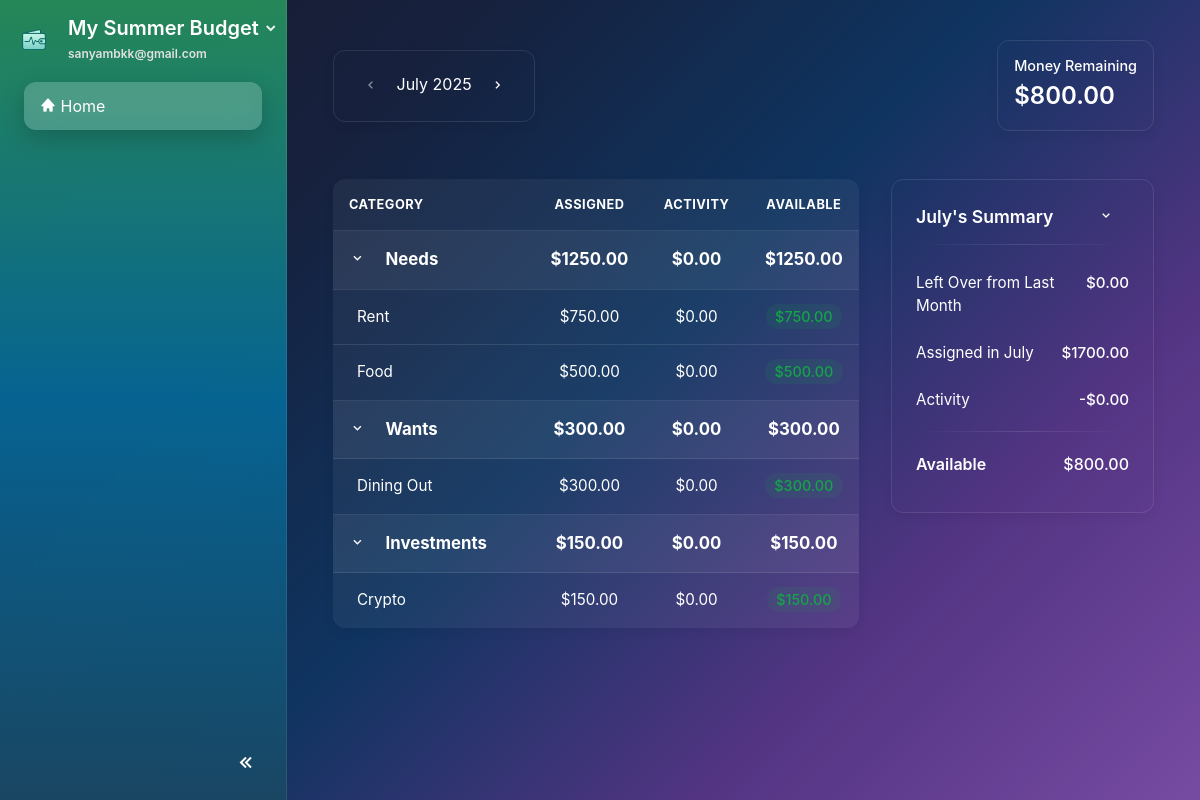
Screenshot of / (signed in) with the database file from the repository.
### website/models.py (models this page shows, shortened)
class Plan(db.Model):
    id             = db.Column(db.Integer, primary_key=True)
    name           = db.Column(db.String(100), nullable=False)
    monthly_income = db.Column(db.Float)
    budget_pref    = db.Column(JSON)  # e.g., {"needs": 50, "wants": 30, "savings": 20}
    user_id        = db.Column(db.Integer, db.ForeignKey('user.id'), nullable=False)

class User(db.Model, UserMixin):
    id         = db.Column(db.Integer, primary_key=True)
    email      = db.Column(db.String(150), unique=True, nullable=False)
    password   = db.Column(db.String(150))
    first_name = db.Column(db.String(150))
    last_name  = db.Column(db.String(150))
    date_created = db.Column(db.DateTime(timezone=True), default=func.now())
    active_plan_id = db.Column(db.Integer, db.ForeignKey('plan.id'), nullable=True)
    profile_complete = db.Column(db.Boolean, default=False)
    theme = db.Column(db.String(50), nullable=False, default='system')
    notes = db.relationship('Note', backref='user', lazy=True)
    plans = db.relationship('Plan', foreign_keys=[Plan.user_id], backref='user', lazy=True, cascade="all, delete-orphan")
    active_plan = db.relationship('Plan', foreign_keys=[active_plan_id], post_update=True)

class BudgetCategory(db.Model):
    id = db.Column(db.Integer, primary_key=True)
    name = db.Column(db.String(100), nullable=False)
    icon = db.Column(db.String(50), default='bx-category')
    main_category = db.Column(db.String(50), nullable=False)  # 'needs', 'wants', 'bills', 'investments'
    assigned_amount = db.Column(db.Float, default=0.0)
    spent_amount = db.Column(db.Float, default=0.0)
    plan_id = db.Column(db.Integer, db.ForeignKey('plan.id'), nullable=False)
    created_date = db.Column(db.DateTime(timezone=True), default=func.now())
    plan = db.relationship('Plan', backref=db.backref('categories', lazy=True, cascade="all, delete-orphan"))
    transactions = db.relationship('Transaction', backref='category', lazy=True, cascade="all, delete-orphan")
    @property
    def available_amount(self):
        return self.assigned_amount - self.spent_amount

### website/views.py (the view, shortened to what this page needs)
@views.route('/<int:year>/<int:month>')
@views.route('/')
@login_required
def home(year=None, month=None):
    if not current_user.profile_complete or not current_user.active_plan:
        return redirect(url_for('onboard.show_form'))
    plan = current_user.active_plan
    if year is None or month is None:
        today = datetime.datetime.now()
        year, month = today.year, today.month
    try:
        display_date = datetime.datetime(year, month, 1)
    except ValueError:
        today = datetime.datetime.now()
        year, month = today.year, today.month
        display_date = today
    display_month_str = display_date.strftime('%B')
    user_join_date = current_user.date_created
    if user_join_date is None:
        user_join_date = datetime.datetime.now()
        current_user.date_created = user_join_date
        db.session.commit()
    is_first_month = (display_date.year == user_join_date.year and display_date.month == user_join_date.month)
    previous_month_date = display_date - relativedelta(months=1)
    prev_month_int = previous_month_date.month
    prev_month_year = previous_month_date.year
    rollover_amount = 0.0
    categories = BudgetCategory.query.filter_by(plan_id=plan.id).all()
    monthly_budgets_map = {}
    for cat in categories:
        mb = MonthlyBudget.query.filter_by(plan_id=plan.id, category_id=cat.id, month=month, year=year).first()
        if not mb:
            mb = MonthlyBudget(plan_id=plan.id, category_id=cat.id, month=month, year=year, assigned_amount=0, spent_amount=0)
            db.session.add(mb)
        monthly_budgets_map[cat.id] = mb
    db.session.commit()
    organized_categories = {'needs': [], 'wants': [], 'investments': []}
    total_assigned = 0
    total_spent = 0
    for category in categories:
        mb = monthly_budgets_map.get(category.id)
        if mb:
            category.assigned_amount = mb.assigned_amount
            spent = db.session.query(func.sum(Transaction.amount)).filter(
                Transaction.category_id == category.id,
                func.extract('month', Transaction.transaction_date) == month,
                func.extract('year', Transaction.transaction_date) == year
            ).scalar() or 0
            mb.spent_amount = abs(spent)
            category.spent_amount = abs(spent)
        total_assigned += category.assigned_amount
        total_spent += category.spent_amount
        if category.main_category in organized_categories:
            organized_categories[category.main_category].append(category)
    db.session.commit()
    category_totals = {}
    for main_cat, cats in organized_categories.items():
        category_totals[main_cat] = {
            'assigned': sum(c.assigned_amount for c in cats),
            'spent': sum(c.spent_amount for c in cats),
            'available': sum(c.available_amount for c in cats)
        }
    money_to_be_assigned = plan.monthly_income + rollover_amount
    available_amount = money_to_be_assigned - total_assigned
    all_categories = sorted([cat for cat in categories if cat.spent_amount > 0], key=lambda x: x.spent_amount, reverse=True)
    top_spending_categories = all_categories[:5]
    prev_month_date = display_date - relativedelta(months=1)
    next_month_date = display_date + relativedelta(months=1)
    user_start_date = current_user.date_created
    user_start_month = user_start_date.month
    user_start_year = user_start_date.year
    can_go_prev = not (prev_month_date.year < user_start_year or
                   (prev_month_date.year == user_start_year and prev_month_date.month < user_start_month))
    can_go_next = True
    return render_template("home.html",
                         plan=plan,
                         categories=organized_categories,
                         category_totals=category_totals,
                         current_month=display_month_str,
                         current_year=year,
                         prev_month=prev_month_date.month,
                         prev_year=prev_month_date.year,
                         next_month=next_month_date.month,
                         next_year=next_month_date.year,
                         is_first_month=is_first_month,
                         can_go_prev=can_go_prev,
                         can_go_next=can_go_next,
                         total_assigned=total_assigned,
                         total_spent=total_spent,
                         available_amount=available_amount,
                         rollover_amount=rollover_amount,
                         money_to_be_assigned=money_to_be_assigned,
                         top_spending_categories=top_spending_categories)

### website/templates/home.html (shortened to what this page needs)
{% extends "base.html" %}
{% block content %}
<div class="container-fluid mt-4">
    <div class="top-bar">
        <div class="month-selector">
            {% if can_go_prev %}
                <a href="{{ url_for('views.home', year=prev_year, month=prev_month) }}" class="btn btn-nav"><i class='bx bx-chevron-left'></i></a>
            {% else %}
                <span class="btn btn-nav disabled"><i class='bx bx-chevron-left'></i></span>
            {% endif %}
            <span class="current-month">{{ current_month }} {{ current_year }}</span>
            {% if can_go_next %}
                <a href="{{ url_for('views.home', year=next_year, month=next_month) }}" class="btn btn-nav"><i class='bx bx-chevron-right'></i></a>
            {% else %}
                <span class="btn btn-nav disabled"><i class='bx bx-chevron-right'></i></span>
            {% endif %}
        </div>
        <div class="total-assigned-card">
            <h5 class="card-title">Money Remaining</h5>
            <p class="card-text">${{ "%.2f"|format(available_amount) }}</p>
        </div>
    </div>
    <div class="main-content-grid">
        <div class="budget-table-container">
            <table class="budget-table">
                <thead>
                    <tr>
                        <th class="col-category">CATEGORY</th>
                        <th class="col-assigned">ASSIGNED</th>
                        <th class="col-activity">ACTIVITY</th>
                        <th class="col-available">AVAILABLE</th>
                    </tr>
                </thead>
                <tbody>
                    {% for main_category, sub_categories in categories.items() %}
                    <tr class="main-category-row" data-toggle="collapse" data-target=".sub-{{ main_category|replace(' ', '-') }}">
                        <td>
                            <span class="toggle-icon">
                                <i class="bx bx-chevron-down"></i>
                            </span>
                            <strong>{{ main_category.capitalize() }}</strong>
                        </td>
                        <td class="col-assigned"><strong>${{ "%.2f"|format(category_totals[main_category]['assigned']) }}</strong></td>
                        <td class="col-activity"><strong>${{ "%.2f"|format(category_totals[main_category]['spent']) }}</strong></td>
                        <td class="col-available"><strong>${{ "%.2f"|format(category_totals[main_category]['available']) }}</strong></td>
                    </tr>
                    {%- for sub in sub_categories %}
                    <tr class="sub-category-row sub-{{ main_category|replace(' ', '-') }} collapse show">
                        <td class="pl-4">
                            {{ sub.name }}
                        </td>
                        <td class="col-assigned assigned-value" data-category-id="{{ sub.id }}" data-current-amount="{{ sub.assigned_amount }}" data-category-name="{{ sub.name }}" style="cursor:pointer;">${{ "%.2f"|format(sub.assigned_amount) }}</td>
                        <td class="col-activity">${{ "%.2f"|format(sub.spent_amount) }}</td>
                        <td class="col-available">
                            <span class="money-badge {% if sub.available_amount > 0 %}positive{% elif sub.available_amount == 0 %}zero{% else %}negative{% endif %}">
                                ${{ "%.2f"|format(sub.available_amount) }}
                            </span>
                        </td>
                    </tr>
                    {%- endfor %}
                    {%- endfor %}
                </tbody>
            </table>
        </div>
        <div class="right-panel">
            <div class="summary-card">
                <div class="summary-header">
                    <h5>{{ current_month }}'s Summary</h5>
                    <span class="toggle-icon">
                        <i class="bx bx-chevron-down"></i>
                    </span>
                </div>
                <hr class="summary-divider">
                <div class="summary-body">
                    <div class="summary-item">
                        <span>Left Over from Last Month</span>
                        <span class="amount">${{ "%.2f"|format(rollover_amount) }}</span>
                    </div>
                    <div class="summary-item" id="assigned-this-month">
                        <span>Assigned in {{ current_month }}</span>
                        <span class="amount">${{ "%.2f"|format(total_assigned) }}</span>
                    </div>
                    <div class="summary-item">
                        <span>Activity</span>
                        <span class="amount">-${{ "%.2f"|format(total_spent) }}</span>
                    </div>
                    <hr class="summary-divider">
                    <div class="summary-item summary-total">
                        <span>Available</span>
                        <span class="amount">${{ "%.2f"|format(available_amount) }}</span>
                    </div>
                </div>
            </div>
        </div>
    </div>
</div>
{% endblock %}

### website/templates/base.html (shortened to what this page needs)
<!DOCTYPE html>
<html lang="en" data-initial-theme="{{ current_user.theme if current_user.is_authenticated else 'system' }}">
<head>
    <link rel="stylesheet" href="https://stackpath.bootstrapcdn.com/bootstrap/4.4.1/css/bootstrap.min.css"/>
    <link rel="stylesheet" href="https://stackpath.bootstrapcdn.com/font-awesome/4.7.0/css/font-awesome.min.css"/>
    <link href="https://unpkg.com/boxicons@2.1.4/css/boxicons.min.css" rel="stylesheet">
    <link href="{{ url_for('static', filename='css/general.css') }}" rel="stylesheet">
    <link href="{{ url_for('static', filename='css/sidebar.css') }}" rel="stylesheet">
    <link href="{{ url_for('static', filename='css/buttons.css') }}" rel="stylesheet">
    <link href="{{ url_for('static', filename='css/dashboard.css') }}" rel="stylesheet">
    <link href="{{ url_for('static', filename='css/auth.css') }}" rel="stylesheet">
    <link href="{{ url_for('static', filename='css/dark-theme.css') }}" rel="stylesheet">
    <link href="{{ url_for('static', filename='css/account_settings.css') }}" rel="stylesheet">
</head>
{% set hide_sidebar = hide_sidebar | default(false) %}
<body id="page-body" class="d-flex {{ '' if hide_sidebar else 'with-sidebar' }} {% block page_class %}{% endblock %}">
    {% if not hide_sidebar %}
    <nav id="sidebar" class="text-white flex-column">
        <div class="sidebar-header px-3 py-3">
            <div class="d-flex align-items-center">
                <img src="{{ url_for('static', filename='images/logo.png') }}" alt="App logo" class="logo-img mr-3">
                <div class="flex-grow-1">
                    <div class="dropdown">
                        <a id="planDropdown"
                            href="#"
                            class="dropdown-toggle text-white text-decoration-none"
                            data-toggle="dropdown"
                            aria-haspopup="true"
                            aria-expanded="false">
                            <h5 class="mb-0">
                                <span class="sidebar-text">{{ current_user.active_plan.name if current_user.active_plan else 'Create a Plan' }}</span>
                            </h5>
                            <i class="bx bxs-chevron-down toggle-arrow"></i>
                        </a>
                    </div>
                    <small class="email-white sidebar-text">{{ current_user.email }}</small>
                </div>
            </div>
        </div>
        <ul class="nav flex-column px-3">
            <li class="nav-item">
                <a class="nav-link {% if request.path == url_for('views.home') %}active{% endif %}" href="{{ url_for('views.home') }}">
                    <i class='bx bxs-home'></i> <span class="sidebar-text">Home</span>
                </a>
            </li>
        </ul>
        <div class="sidebar-footer">
            <button id="sidebar-toggle" class="btn btn-link">
                <i class='bx bx-chevrons-left'></i>
            </button>
        </div>
    </nav>
    {% endif %}
    <div id="content-wrapper" class="w-100">
        <div class="container-fluid">
            {% block content %} {% endblock %}
        </div>
    </div>
</body>
</html>

### rows the page displays
Plan: active_plan "My Summer Budget"
User: email "sanyambkk@gmail.com"
BudgetCategory: name "Rent", assigned_amount "750.00", spent_amount "0.00", available_amount "750.00"
BudgetCategory: name "Food", assigned_amount "500.00", spent_amount "0.00", available_amount "500.00"
BudgetCategory: capitalize "Wants", assigned_amount "300.00", spent_amount "0.00", name "Dining Out", available_amount "300.00"
BudgetCategory: capitalize "Investments", assigned_amount "150.00", spent_amount "0.00", name "Crypto", available_amount "150.00"

### other values shown
{{ current_month }} "July"
{{ current_year }} "2025"
{{ "%.2f"|format(available_amount) }} "800.00"
{{ main_category.capitalize() }} "Needs"
{{ "%.2f"|format(category_totals[main_category]['assigned']) }} "1250.00"
{{ "%.2f"|format(category_totals[main_category]['spent']) }} "0.00"
{{ "%.2f"|format(category_totals[main_category]['available']) }} "1250.00"
{{ "%.2f"|format(rollover_amount) }} "0.00"
{{ "%.2f"|format(total_assigned) }} "1700.00"
{{ "%.2f"|format(total_spent) }} "0.00"
